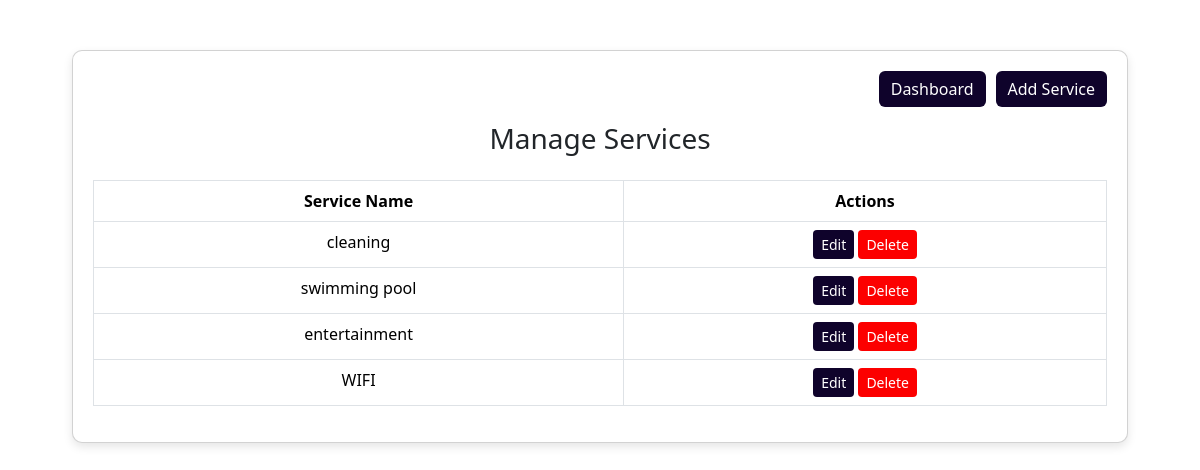
The app's page /hostel_services.php (signed in) with its own data.
### tables this page shows
CREATE TABLE `services` (
  `id` int(11) NOT NULL,
  `service_name` varchar(255) NOT NULL
);

### hostel_services.php (the view, shortened to what this page needs)
<?php
include 'db.php';
$sql = "SELECT * FROM services";
$result = mysqli_query($conn, $sql);
?>
<!DOCTYPE html>
<html lang="en">
<head>
  <link href="https://cdn.jsdelivr.net/npm/bootstrap@5.3.3/dist/css/bootstrap.min.css" rel="stylesheet">
</head>
<body>
<div class="container">
  <div class="card">
    <div class="top-buttons">
      <a href="admin.php" class="btn btn-primary">Dashboard</a>
      <a href="add_service.php" class="btn btn-primary">Add Service</a>
    </div>
    <h3 class="text-center mb-4">Manage Services</h3>
    <div class="table-responsive">
    <table class="table table-bordered">
      <thead>
        <tr>
          <th>Service Name</th>
          <th>Actions</th>
        </tr>
      </thead>
      <tbody>
        <?php while ($row = mysqli_fetch_assoc($result)) : ?>
          <tr>
            <td><?php echo htmlspecialchars($row['service_name']); ?></td>
            <td>
              <a href="edit_service.php?id=<?php echo $row['id']; ?>" class="btn btn-primary btn-sm">
                Edit
              </a>
              <a href="manage_services.php?delete=<?php echo $row['id']; ?>"
                 class="btn btn-danger btn-sm"
                 onclick="return confirm('Are you sure you want to delete this service?');">
                 Delete
              </a>
            </td>
          </tr>
        <?php endwhile; ?>
      </tbody>
    </table>
    </div>
  </div>
</div>
</body>
</html>

### hostel_services.php (style rules this page uses)
body { background-color: white; }
.container { margin-top: 50px; max-width: 90%; }
.card { background-color: white; border-radius: 10px; padding: 20px; box-shadow: 0px 4px 10px rgba(0, 0, 0, 0.1); position: relative; }
.btn-primary { background-color: #0f032b !important; color: white !important; border: none !important; }
.btn-danger { background-color: rgb(252, 0, 0); color: white; border: none; }
.table thead { background-color: #0f032b; color: white; }
.top-buttons { display: flex; justify-content: flex-end; gap: 10px; margin-bottom: 15px; }
td, th { text-align: center; }

### records on screen
services: service_name "cleaning"
services: service_name "swimming pool"
services: service_name "entertainment"
services: service_name "WIFI"
